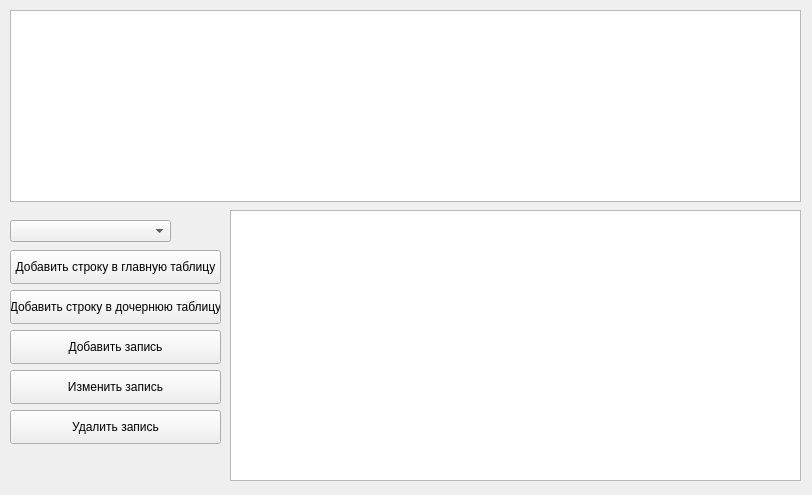
<?xml version="1.0" encoding="UTF-8"?>
<ui version="4.0">
 <class>Form</class>
 <widget class="QWidget" name="Form">
  <property name="geometry">
   <rect>
    <x>0</x>
    <y>0</y>
    <width>812</width>
    <height>495</height>
   </rect>
  </property>
  <property name="windowTitle">
   <string>Form</string>
  </property>
  <widget class="QTableWidget" name="mainTable_tableWidget">
   <property name="geometry">
    <rect>
     <x>10</x>
     <y>10</y>
     <width>791</width>
     <height>192</height>
    </rect>
   </property>
  </widget>
  <widget class="QComboBox" name="childTables_comboBox">
   <property name="geometry">
    <rect>
     <x>10</x>
     <y>220</y>
     <width>161</width>
     <height>22</height>
    </rect>
   </property>
  </widget>
  <widget class="QTableWidget" name="childTable_tableWidget">
   <property name="geometry">
    <rect>
     <x>230</x>
     <y>210</y>
     <width>571</width>
     <height>271</height>
    </rect>
   </property>
  </widget>
  <widget class="QPushButton" name="addRecord_pushButton">
   <property name="geometry">
    <rect>
     <x>10</x>
     <y>330</y>
     <width>211</width>
     <height>34</height>
    </rect>
   </property>
   <property name="text">
    <string>Добавить запись</string>
   </property>
  </widget>
  <widget class="QPushButton" name="updateRecord_pushButton">
   <property name="geometry">
    <rect>
     <x>10</x>
     <y>370</y>
     <width>211</width>
     <height>34</height>
    </rect>
   </property>
   <property name="text">
    <string>Изменить запись</string>
   </property>
  </widget>
  <widget class="QPushButton" name="addRowToMainTable_pushButton">
   <property name="geometry">
    <rect>
     <x>10</x>
     <y>250</y>
     <width>211</width>
     <height>34</height>
    </rect>
   </property>
   <property name="text">
    <string>Добавить строку в главную таблицу</string>
   </property>
  </widget>
  <widget class="QPushButton" name="deleteRecord_pushButton">
   <property name="geometry">
    <rect>
     <x>10</x>
     <y>410</y>
     <width>211</width>
     <height>34</height>
    </rect>
   </property>
   <property name="text">
    <string>Удалить запись</string>
   </property>
  </widget>
  <widget class="QPushButton" name="addRowToChildTable_pushButton">
   <property name="geometry">
    <rect>
     <x>10</x>
     <y>290</y>
     <width>211</width>
     <height>34</height>
    </rect>
   </property>
   <property name="text">
    <string>Добавить строку в дочернюю таблицу</string>
   </property>
  </widget>
 </widget>
 <resources/>
 <connections/>
</ui>
